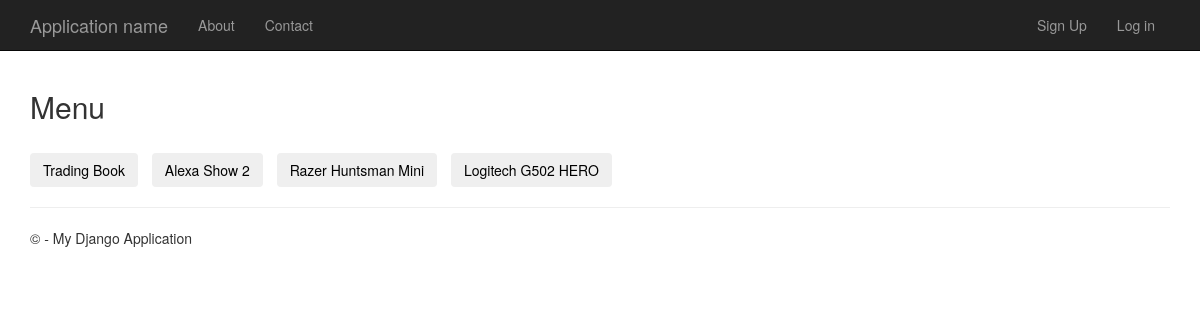
The app's page /menu/, older data.
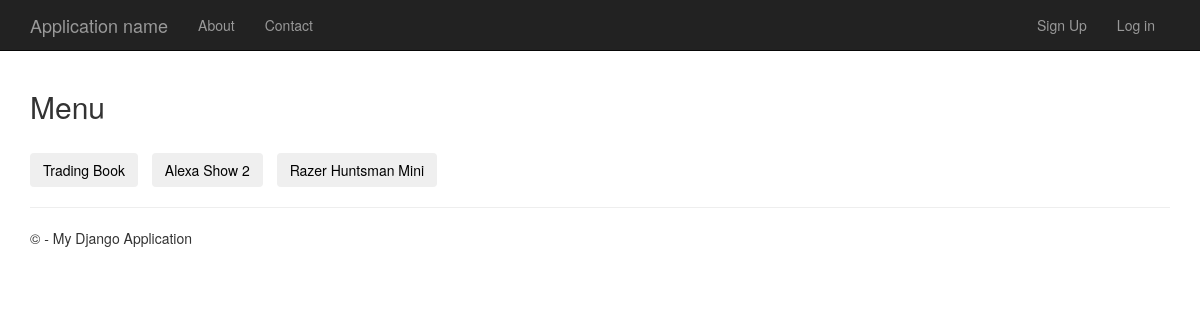
The same page, newer data.
### item/models.py (models this page shows, shortened)
class Item(models.Model):
    name = models.CharField(max_length=50)
    owner = models.ForeignKey(User, on_delete=models.CASCADE)
    price = models.FloatField()
    quantity = models.IntegerField(default=1)
    description = models.TextField(null=True, default=None, blank=True)

### item/views.py (the view)
# urls.py: path("menu/", views.menu, name="menu"),
def menu(request):
    items = Item.objects.all().order_by('-id')
    return render(request, "items/item_list.html", {"items": items})

### item/templates/items/item_list.html (shortened to what this page needs)
{% extends "app/layout.html" %}
{% block content %}
<div>
    <br />
         <h2>Menu</h2>
    <br />
    {% for item in items %}
        <tr><td>
        <a href="{% url 'item-detail' item.id %}"><button type="submit" class="btn btn-outline-info waves-effect">{{ item.name }}</button></a>
        </td></tr>
    {% empty %}
        <h2>There are no Items Right now</h2>
    {% endfor %}
</div>
{% endblock %}

Row changes from the older to the newer data that the page shows:
removed Item: name "Logitech G502 HERO"
